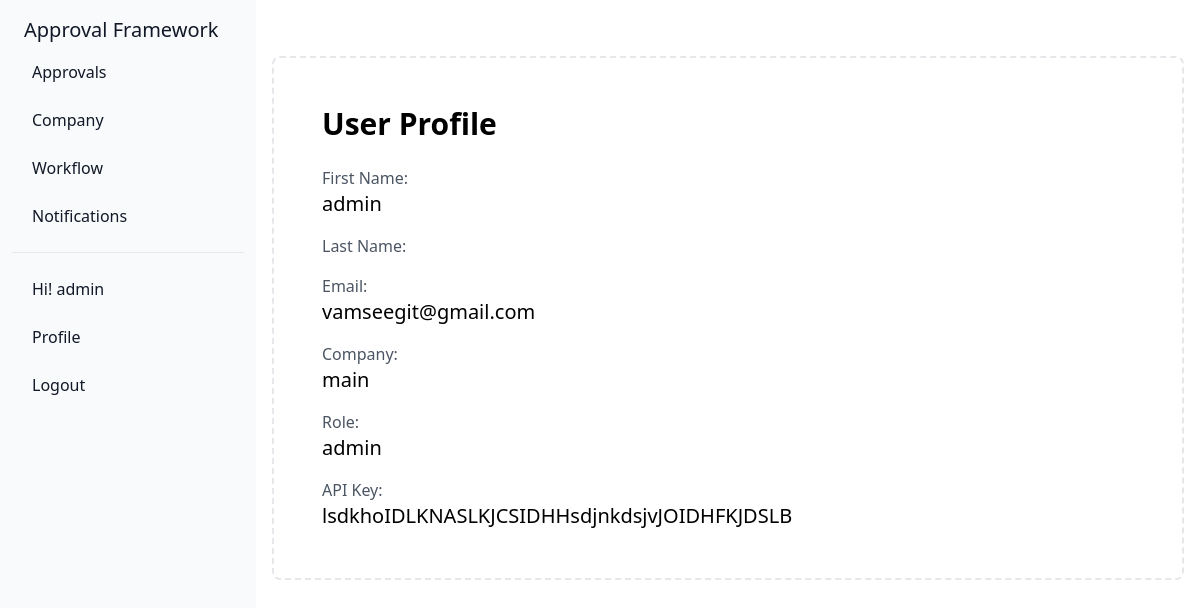
/profile/ (signed in), run on the app's committed database.
### approval/models.py (models this page shows, shortened)
class User_profile(models.Model):
    User = models.ForeignKey(User,on_delete=models.CASCADE)
    password = models.CharField(max_length=50,default = 'dlvgh123')
    company = models.ForeignKey(Company,on_delete=models.CASCADE)
    role_choices = {
        ('admin', 'admin'),
        ('staff', 'staff'),
        ('client','client'),
    }
    role = models.CharField(max_length=50,choices=role_choices)
    api_key = models.CharField(max_length=50,default=None,null=True)

class Company(models.Model):
    id = models.AutoField(primary_key=True)
    name = models.CharField(max_length=255)
    place = models.CharField(max_length=50)
    def __str__(self):
        return self.name

### approval/views.py (the view)
# urls.py: path('profile/',views.profile,name = 'profile page'),
def profile(request):
    if request.user.is_authenticated:
        profile = User_profile.objects.get(User = request.user.id)
        return render(request, 'profile.html',{'profile':profile})
    return redirect('/login/')

### templates/profile.html (shortened to what this page needs)
{% extends "home.html" %}
{% block content %}
<div class="bg-white p-8  sm:w-96">
    <h1 class="text-3xl font-semibold mb-6">User Profile</h1>
    <div class="space-y-4">
        <div>
            <label for="firstName" class="text-gray-600">First Name:</label>
            <p id="firstName" class="text-xl font-medium">{{user.first_name}}</p>
        </div>
        <div>
            <label for="lastName" class="text-gray-600">Last Name:</label>
        </div>
        <div>
            <label for="email" class="text-gray-600">Email:</label>
            <p id="email" class="text-xl font-medium">{{user.email}}</p>
        </div>
        <div>
            <label for="company" class="text-gray-600">Company:</label>
            <p id="company" class="text-xl font-medium">{{profile.company}}</p>
        </div>
        <div>
            <label for="role" class="text-gray-600">Role:</label>
            <p id="role" class="text-xl font-medium">{{profile.role}}</p>
        </div>
        <div>
            <label for="apiKey" class="text-gray-600">API Key:</label>
            <p id="apiKey" class="text-xl font-medium">
                {{profile.api_key}}
            </p>
        </div>
    </div>
</div>
</div>
{% endblock %}

### templates/home.html (shortened to what this page needs)
{% extends 'base.html' %}
{% block body %}
<header class="text-gray-600 body-font">
    <div class="container mx-auto flex flex-wrap sm:p-5 flex-col md:flex-row items-center">
    </div>
</header>
{% if user.is_authenticated %}
 <aside id="separator-sidebar" class="fixed top-0 left-0 z-40 w-64 h-screen transition-transform -translate-x-full sm:translate-x-0" aria-label="Sidebar">
    <div class="h-full px-3 py-4 overflow-y-auto bg-gray-50 ">
       <ul class="space-y-2 font-medium">
        <li>
            <a class="flex title-font font-medium items-center text-gray-900 mb-4 md:mb-0" href="/">
                <span class="ml-3 text-xl">Approval Framework</span>
              </a>
         </li>
         <li>
             <a href="/approval/" class="flex items-center p-2 text-gray-900 rounded-lg  hover:bg-gray-100  group">
                <span class="ms-3">Approvals</span>
             </a>
          </li>
         {% if  profile.role == 'admin' %}
          <li>
            <a href="/company/" class="flex items-center p-2 text-gray-900 rounded-lg  hover:bg-gray-100  group">
               <span class="ms-3">Company</span>
            </a>
         </li>
         <li>
            <a href="/workflow/" class="flex items-center p-2 text-gray-900 rounded-lg  hover:bg-gray-100  group">
               <span class="ms-3">Workflow</span>
            </a>
         </li>
         {% endif %}
         <li>
            <a href="#" class="flex items-center p-2 text-gray-900 rounded-lg  hover:bg-gray-100  group">
               <span class="ms-3">Notifications</span>
            </a>
         </li>
       </ul>
       <ul class="pt-4 mt-4 space-y-2 font-medium border-t border-gray-200 ">
         <li>
            <p  class="flex items-center p-2 text-gray-900 rounded-lg  group">
               <span class="ms-3">Hi! {{request.user.first_name}}</span>
            </p>
         </li>
          <li>
            <a href="/profile/" class="flex items-center p-2 text-gray-900 rounded-lg  hover:bg-gray-100  group">
               <span class="ms-3">Profile</span>
            </a>
         </li>
         <li>
             <a href="/logout/" class="flex items-center p-2 text-gray-900 transition duration-75 rounded-lg hover:bg-gray-100  group">
                <span class="ms-3">Logout</span>
             </a>
          </li>
       </ul>
    </div>
 </aside>
 <div class="p-4 sm:ml-64">
    <div class="p-4 border-2 border-gray-200 border-dashed rounded-lg ">
       {% block content %}
       {% endblock %}
    </div>
{%endif %}
{% endblock %}

### data on the page
User_profile: company "main", role "admin", api_key "lsdkhoIDLKNASLKJCSIDHHsdjnkdsjvJOIDHFKJDSLB"

### other printed values
{{ request.user.first_name }} "admin"
{{ user.first_name }} "admin"
{{ user.email }} "vamseegit@gmail.com"
